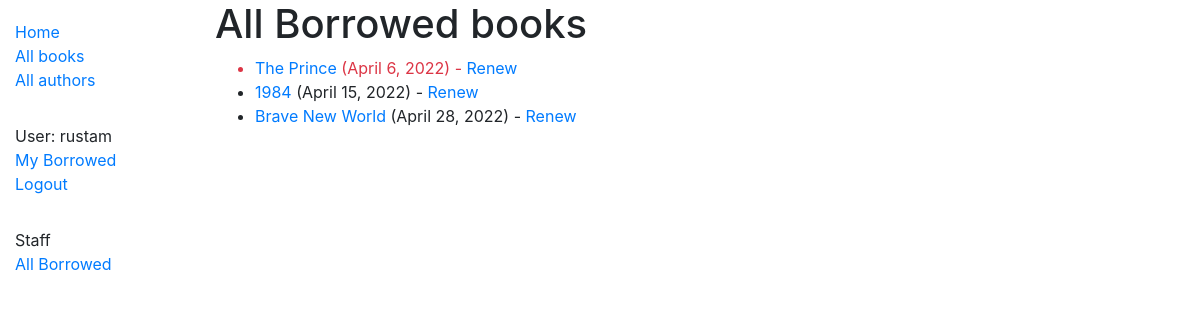
Screenshot of /catalog/allbooks/ (signed in) with the database file from the repository.
### catalog/models.py (models this page shows, shortened)
class BookInstance(models.Model):
    id = models.UUIDField(primary_key=True, default=uuid.uuid4, help_text='Unique ID for this particular book across '
                                                                          'whole library')
    book = models.ForeignKey('Book', on_delete=models.RESTRICT, null=True)
    imprint = models.CharField(max_length=200)
    due_back = models.DateField(null=True, blank=True)
    LOAN_STATUS = (
        ('m', 'Maintenace'),
        ('o', 'On Loan'),
        ('a', 'Available'),
        ('r', 'Reserved')
    )
    status = models.CharField(
        max_length=1,
        choices=LOAN_STATUS,
        blank=True,
        default='m',
        help_text='Book availability'
    )
    borrower = models.ForeignKey(User, on_delete=models.SET_NULL, null=True, blank=True)
    @property
    def is_overdue(self):
        if self.due_back and date.today() > self.due_back:
            return True
        return False
    class Meta:
        ordering = ['due_back']
        permissions = (("can_mark_returned", "Set book as returned"),)

class Book(models.Model):
    title = models.CharField(max_length=200)
    author = models.ForeignKey('Author', on_delete=models.SET_NULL, null=True)
    summary = models.TextField(max_length=1000, help_text='Enter a brief description of the book')
    isbn = models.CharField('ISBN', max_length=13, unique=True, help_text='13 character <a '
                                                                          'href="https://www.isbn-international.org'
                                                                          '/content/what-isbn">ISBN number</a>')
    genre = models.ManyToManyField(Genre, help_text='Select genre of the book')
    def display_genre(self):
        """Create a string for the Genre. This is required to display genre in Admin."""
        return ', '.join(genre.name for genre in self.genre.all()[:3])
    display_genre.short_description = 'Genre'
    language = models.ManyToManyField(Language, help_text='Select language of the book')
    def display_language(self):
        """Create a string for the Genre. This is required to display genre in Admin."""
        return ', '.join(language.name for language in self.language.all()[:3])
    display_language.short_description = 'Language'

### catalog/views.py (the view)
# urls.py: path('allbooks/', views.AllLoanedBooksListView.as_view(), name='all-borrowed'),
class AllLoanedBooksListView(LoginRequiredMixin, PermissionRequiredMixin, generic.ListView):
    model = BookInstance
    template_name = "catalog/bookinstance_list_borrowed_all.html"
    permission_required = "catalog.can_mark_returned"
    def get_queryset(self):
        return BookInstance.objects.filter(status__exact='o').order_by('due_back')

### catalog/templates/catalog/bookinstance_list_borrowed_all.html
{% extends "base.html" %}
{% block content %}
    <h1>All Borrowed books</h1>
    {% if bookinstance_list %}
      <ul>
        {% for bookinst in bookinstance_list %}
          <li class="{% if bookinst.is_overdue %} text-danger {% endif %}">
              <a href="{% url 'book-detail' bookinst.book.pk %}">{{ bookinst.book.title }}</a>
              ({{ bookinst.due_back }})
              {% if perms.catalog.can_mark_returned %}- <a href="{% url 'renew-book-librarian' bookinst.id %}">Renew</a>  {% endif %}
          </li>
        {% endfor %}
      </ul>
    {% else %}
      <p>There are no books borrowed.</p>
    {% endif %}
{% endblock %}

### catalog/templates/base.html (shortened to what this page needs)
<!DOCTYPE html>
<html lang="en">
<head>
  <link rel="stylesheet" href="https://cdn.jsdelivr.net/npm/bootstrap@4.5.3/dist/css/bootstrap.min.css"
>
  {% load static %}
  <link rel="stylesheet" href="{% static 'css/styles.css' %}">
</head>
<body>
  <div class="container-fluid">
    <div class="row">
      <div class="col-sm-2">
      {% block sidebar %}
        <ul class="sidebar-nav">
          <li><a href="{% url 'index' %}">Home</a></li>
          <li><a href="{% url 'books' %}">All books</a></li>
          <li><a href="{% url 'authors' %}">All authors</a></li>
            {% if user.is_authenticated %}
             <li style="margin-top:2em;">User: {{ user.get_username }}</li>
             <li><a href="{% url 'my-borrowed' %}">My Borrowed</a></li>
             <li><a href="{% url 'logout' %}?next={{ request.path }}">Logout</a></li>
             <li style="margin-top:2em;">Staff</li>
             <li><a href="{% url 'all-borrowed' %}">All Borrowed</a></li>
            {% else %}
             <li><a href="{% url 'login' %}?next={{ request.path }}">Login</a></li>
            {% endif %}
        </ul>
      {% endblock %}
      </div>
      <div class="col-sm-10 ">{% block content %} {% endblock %}
      </div>
    </div>
  </div>
</body>
</html>

### catalog/static/css/styles.css (style rules this page uses)
.sidebar-nav { margin-top: 20px; padding: 0; list-style: none; }

### rows the page displays
BookInstance: book "The Prince", due_back "April 6, 2022"
BookInstance: book "1984", due_back "April 15, 2022"
BookInstance: book "Brave New World", due_back "April 28, 2022"

### other values shown
{{ user.get_username }} "rustam"
